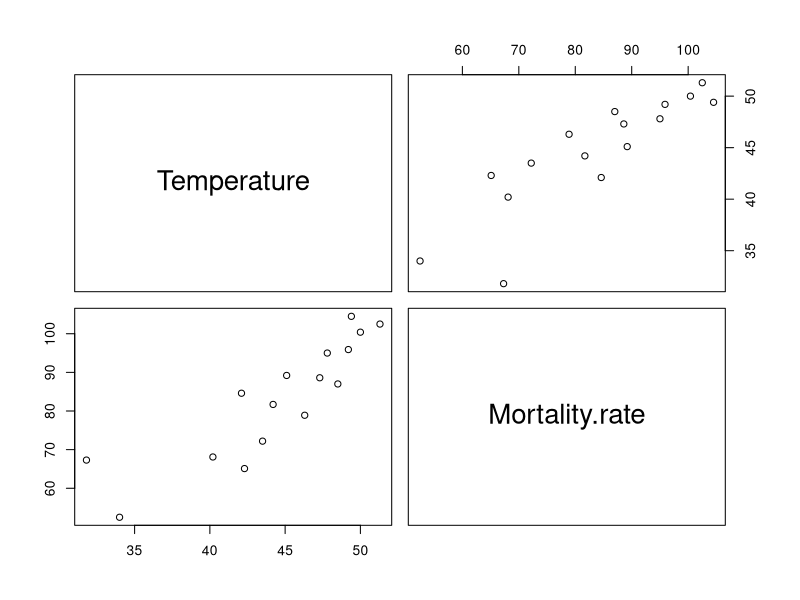
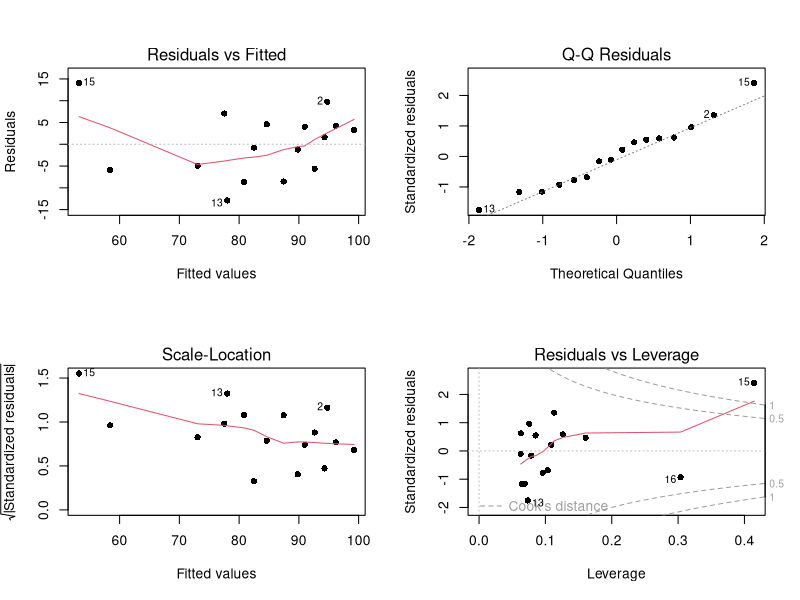

Recreate these plots in R, in order.
## ---- chunk 1
Mortality.rate <- c(102.5,104.5,100.4,95.9,87.0,95.0,88.6,89.2,78.9,84.6,81.7,
                    72.2,65.1,68.1,67.3,52.5)
Temperature <- c(51.3,49.4,50.0,49.2,48.5,47.8,47.3,45.1,46.3,42.1,44.2,43.5,
                 42.3,40.2,31.8,34.0)
tempMortality <- data.frame(Temperature,Mortality.rate)
pairs(tempMortality)
cor(tempMortality)
## ---- chunk 2
morT.lmod1 <- lm(Mortality.rate~Temperature, 
                data = tempMortality)
names(morT.lmod1)
coef(morT.lmod1)
## ---- chunk 3
summary(morT.lmod1)
## ---- chunk 4
morT.lmod0 = lm(Mortality.rate ~ 1, data=tempMortality)
summary(morT.lmod0)
anova(morT.lmod0,morT.lmod1)
## ---- chunk 5
par(mfrow=c(2,2))
plot(morT.lmod1,pch=16)
## ---- chunk 6
temp <- c(35,40,45,50)
names(temp)<- c(35,40,45,50) 
## ---- chunk 7
with(tempMortality,c(mean(Temperature),mean(Mortality.rate)))
## ---- chunk 8
predict(morT.lmod1,data.frame(Temperature = temp,
                 Mortality.rate = 83.34375),interval="confidence")
## ---- chunk 9
predict(morT.lmod1,data.frame(Temperature = temp,
                 Mortality.rate = 83.34375),interval="prediction")
